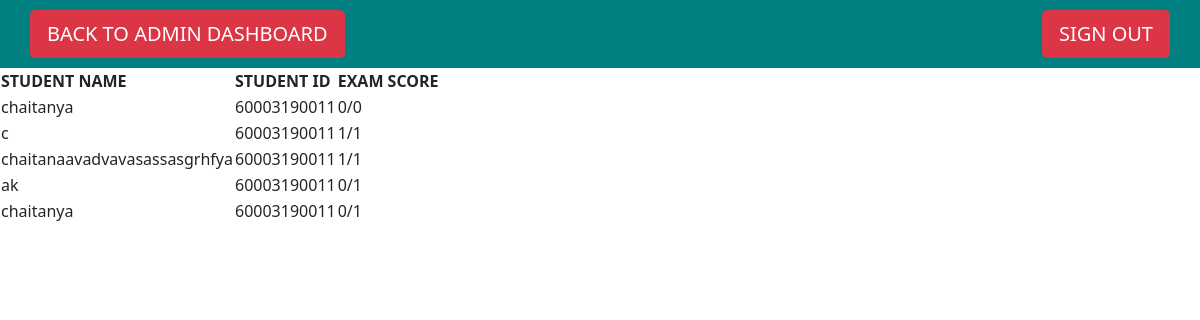
/main/records/1/, run on the app's committed database.
### student/models.py (models this page shows, shortened)
class Result(models.Model):
    quiz=models.ForeignKey(Quiz, on_delete=models.CASCADE)
    student_name = models.CharField(max_length=150)
    student_sap = models.IntegerField()
    student_email=models.CharField(max_length=255)
    student_marks = models.CharField(max_length=150)
    total_marks=models.CharField(max_length=150)

### student/views.py (the view)
# urls.py: path('records/<int:quiz_id>/',views.records,name='student-records'),
def records(request,quiz_id):
    quiz = Quiz.objects.get(id=quiz_id)
    records = quiz.result_set.all()
    return render(request,'student/records.html',{'quiz_id':quiz_id,'records':records})

### student/templates/student/records.html (shortened to what this page needs)
{% extends 'base.html' %}
{% load static %}
{% block content %}
<nav class="navbar navbar-light navbar-right" style="background-color: teal; padding:10px 30px;">
    <a href="{% url 'admin-dash' %}"><button type="button" class="btn-lg btn-danger btn">BACK TO ADMIN DASHBOARD</button></a>
    <a href="{% url 'student-logout' %}"><button type="button" class="btn-lg btn-danger btn">SIGN OUT</button></a>
  </nav>
<table class="animate__animated animate__zoomIn animate__slow">
                <thead>
                  <tr>
                    <th>STUDENT NAME</th>
                    <th>STUDENT ID</th>
                    <th>EXAM SCORE</th>
                  </tr>
                </thead>
                <tbody>
                    {% for record in records %}
                  <tr>
                    <td data-column="STUDENT NAME">{{record.student_name}}</td>
                    <td data-column="STUDENT ID">{{record.student_sap}}</td>
                    <td data-column="EXAM SCORE">{{record.student_marks}}/{{record.total_marks}}</td>
                  </tr>
{% endfor %}
                </tbody>
              </table>
{% endblock %}

### data on the page
Result: student_name "chaitanya", student_sap "60003190011", student_marks "0", total_marks "0"
Result: student_name "c", student_sap "60003190011", student_marks "1", total_marks "1"
Result: student_name "chaitanaavadvavasassasgrhfya", student_sap "60003190011", student_marks "1", total_marks "1"
Result: student_name "ak", student_sap "60003190011", student_marks "0", total_marks "1"
Result: student_name "chaitanya", student_sap "60003190011", student_marks "0", total_marks "1"
